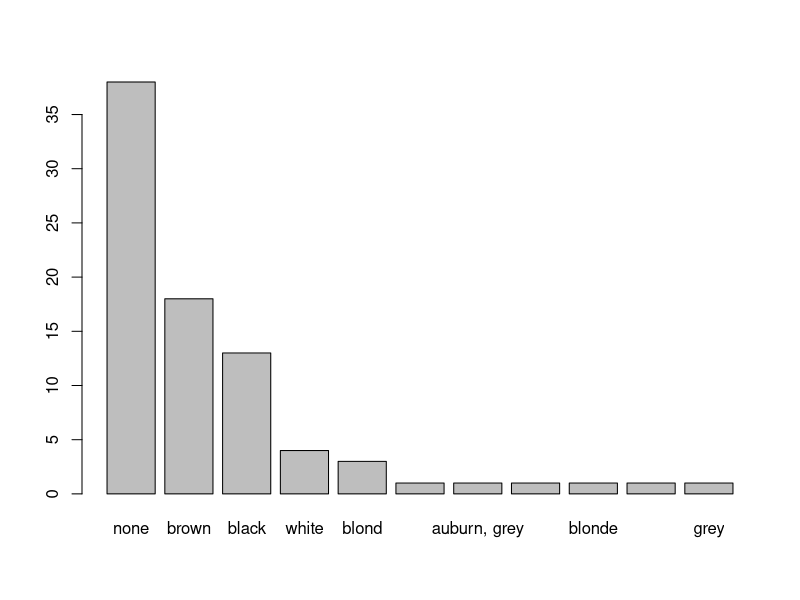
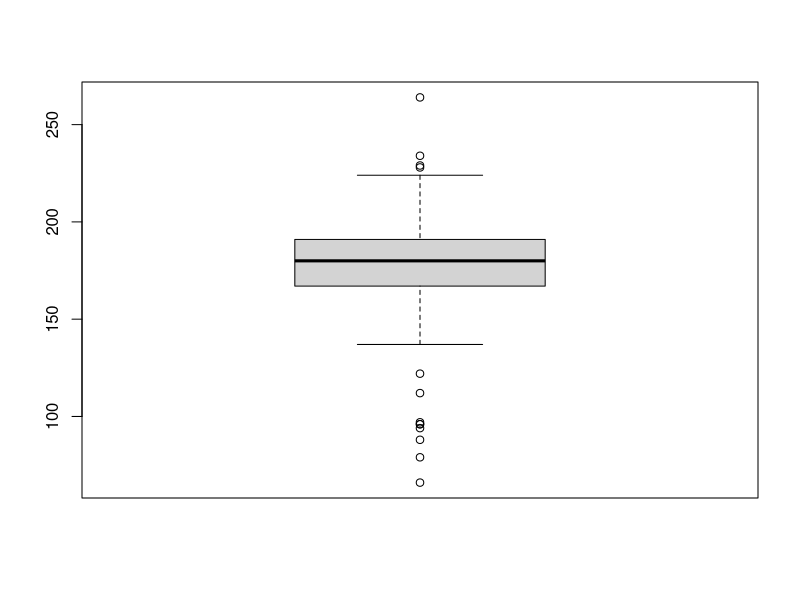
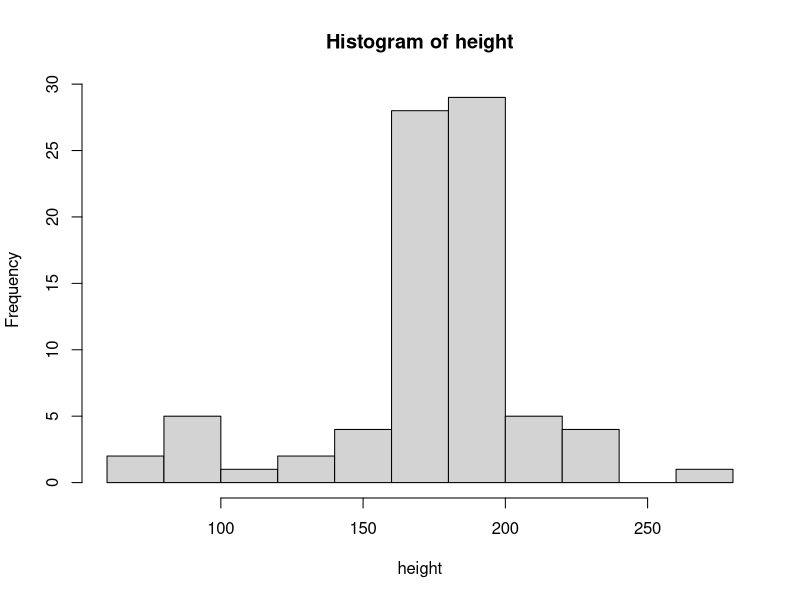

These figures' R source, in order:
#EDA using R Programming

# Load the tidyverse package, which is a collection of R packages for data manipulation and visualization.
library(tidyverse)
# Lists all available example datasets in R, including 'starwars'.
data()

# Opens a help search for the 'starwars' dataset, providing more information about it
??starwars

# Displays the dimensions of the 'starwars' dataset (number of rows and columns)
dim(starwars)

# Displays the structure of the 'starwars' dataset, including data types and a preview of each column.
str(starwars)

# Provides a transposed view of the 'starwars' dataset's structure, showing each column's type and values.
glimpse(starwars)

View(starwars)
head(starwars)# Displays the first six rows of the 'starwars' dataset.

tail(starwars)# Displays the last six rows of the 'starwars' dataset.

starwars$gender# Displays the  column from the 'starwars' dataset.


# Attaches the 'starwars' dataset, making its columns directly accessible by name.
attach(starwars)
names(starwars)# Returns the names of the columns in the 'starwars' dataset.
length(starwars)# Returns the number of columns in the 'starwars' dataset.
class(vehicles)# Displays the class (data type) of the specific column.
length(height) # Returns the number of elements (rows) in the 'specific' column.
unique(name) # Returns the unique values from specific column (character names in 'starwars').


table(hair_color)# Creates a frequency table of unique values in the specific column.

sort(table(hair_color))# Sorts the frequency table of 'hair_color' in ascending order.

# Sorts the frequency table of 'hair_color' in descending order.
sort(table(hair_color),decreasing = TRUE)

# Creates a bar plot of the sorted 'hair_color' frequency table in descending order.
barplot(sort(table(hair_color),decreasing = TRUE))

# Opens a view of the sorted 'hair_color' frequency table in descending order.
View(sort(table(hair_color),decreasing = TRUE))

#this will be the same result as the code of View above but using deffirent method
starwars %>%
  select(hair_color)%>%
  count(hair_color) %>%
  arrange(desc(n)) %>%
  View()


is.na(hair_color)#function to find null values
View(starwars[is.na(hair_color),])#View give all the data where  hair_color is null 


summary(height) # Provides summary statistics (min, 1st quartile, median, mean, etc.)

boxplot(height)# Creates a boxplot for the specific column, showing the distribution of values.

# Creates a histogram for the specific column, showing the frequency distribution of values.
hist(height)  
